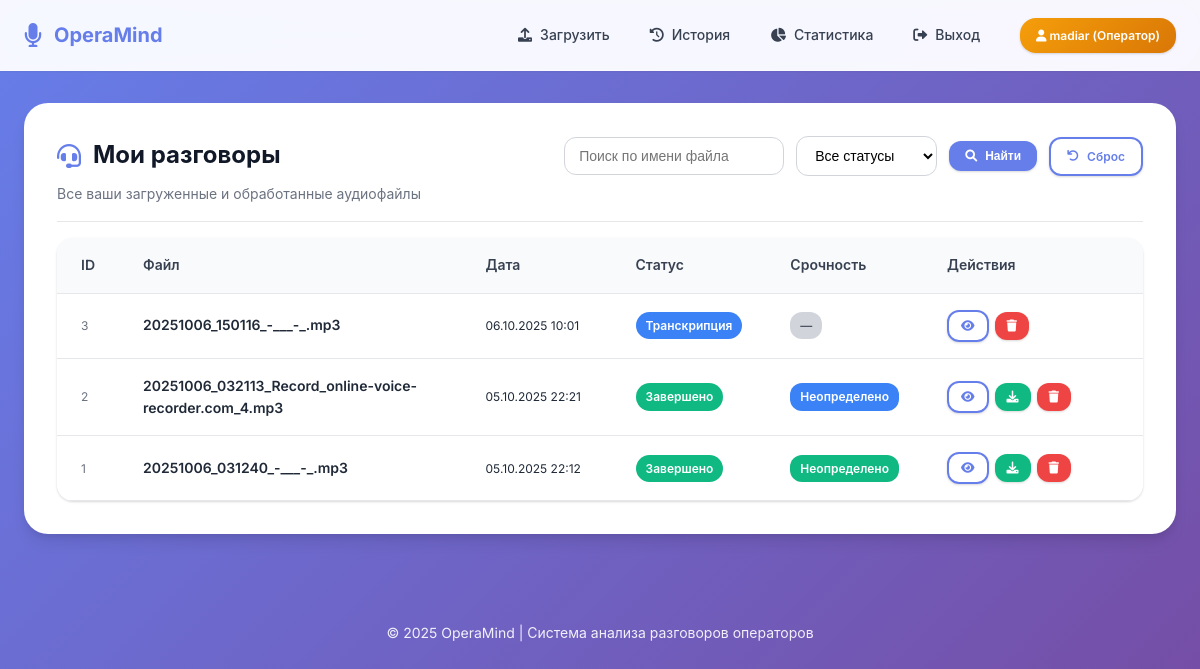
/history (signed in), run on the app's committed database.
### models.py (models this page shows, shortened)
class User(UserMixin, db.Model):
    id = db.Column(db.Integer, primary_key=True)
    username = db.Column(db.String(80), unique=True, nullable=False)
    password_hash = db.Column(db.String(200), nullable=False)
    email = db.Column(db.String(120), unique=True, nullable=True)
    created_at = db.Column(db.DateTime, default=datetime.utcnow)
    last_login = db.Column(db.DateTime)
    is_active = db.Column(db.Boolean, default=True)
    role = db.Column(db.Enum(UserRole), default=UserRole.OPERATOR, nullable=False)
    is_admin = db.Column(db.Boolean, default=False)  # Обратная совместимость
    full_name = db.Column(db.String(200))
    department = db.Column(db.String(100))
    phone = db.Column(db.String(20))
    conversations = db.relationship('Conversation', backref='user', lazy=True, cascade='all, delete-orphan')
    @property
    def is_administrator(self):
        return self.role == UserRole.ADMIN or self.is_admin
    @property
    def is_operator(self):
        return self.role == UserRole.OPERATOR
    @property
    def role_display(self):
        role_names = {
            UserRole.USER: "Пользователь",
            UserRole.OPERATOR: "Оператор",
            UserRole.ADMIN: "Администратор"
        }
        return role_names.get(self.role, "Неизвестно")

class Conversation(db.Model):
    id = db.Column(db.Integer, primary_key=True)
    filename = db.Column(db.String(255), nullable=False)
    filepath = db.Column(db.String(500), nullable=False)
    duration = db.Column(db.Integer)
    upload_date = db.Column(db.DateTime, default=datetime.utcnow)
    status = db.Column(db.String(50), default='pending')  # pending/transcribing/analyzing/completed/error
    file_size = db.Column(db.Integer)  # Размер в байтах
    mime_type = db.Column(db.String(100))
    user_id = db.Column(db.Integer, db.ForeignKey('user.id'), nullable=False)
    analysis = db.relationship('Analysis', backref='conversation', uselist=False, cascade='all, delete-orphan')
    @property
    def status_display(self):
        status_names = {
            'pending': 'Ожидает обработки',
            'transcribing': 'Транскрипция',
            'analyzing': 'Анализ',
            'completed': 'Завершено',
            'error': 'Ошибка'
        }
        return status_names.get(self.status, 'Неизвестно')

class Analysis(db.Model):
    id = db.Column(db.Integer, primary_key=True)
    conversation_id = db.Column(db.Integer, db.ForeignKey('conversation.id'), nullable=False)
    transcript = db.Column(db.Text)
    topic = db.Column(db.String(100))
    category = db.Column(db.String(50))
    sentiment = db.Column(db.String(50))
    urgency = db.Column(db.String(50))
    keywords = db.Column(db.Text)  # JSON
    summary = db.Column(db.Text)
    detailed_analysis = db.Column(db.Text)  # Подробный анализ
    operator_quality = db.Column(db.String(50))  # Оценка работы оператора
    recommendations = db.Column(db.Text)  # Рекомендации
    quality_score = db.Column(db.Float)  # Общая оценка от 0 до 10
    response_time_rating = db.Column(db.String(20))  # Быстро/Средне/Медленно
    politeness_rating = db.Column(db.String(20))  # Вежливо/Нейтрально/Грубо
    problem_solved = db.Column(db.Boolean)  # Решена ли проблема клиента
    created_at = db.Column(db.DateTime, default=datetime.utcnow)
    @property
    def urgency_display(self):
        urgency_names = {
            'low': 'Низкая',
            'medium': 'Средняя',
            'high': 'Высокая',
            'critical': 'Критическая'
        }
        return urgency_names.get(self.urgency, 'Неопределено')

### app.py (the view)
@app.route('/history')
@login_required
def history():
    page = request.args.get('page', 1, type=int)
    per_page = 25
    status_filter = request.args.get('status', '')
    search_query = request.args.get('search', '')
    query = Conversation.query.filter_by(user_id=current_user.id)
    if status_filter:
        query = query.filter_by(status=status_filter)
    if search_query:
        query = query.filter(Conversation.filename.ilike(f'%{search_query}%'))
    conversations = query.order_by(Conversation.upload_date.desc()).paginate(
        page=page, per_page=per_page, error_out=False
    )
    return render_template('history.html', conversations=conversations)

### app.py (called while the page is built)
@login_manager.user_loader
def load_user(user_id):
    return db.session.get(User, int(user_id))

### templates/history.html (shortened to what this page needs)
{% extends 'base.html' %}
{% block content %}
<div class="card" style="animation:fadeInUp .4s ease;">
    <div class="card-header" style="display:flex;justify-content:space-between;align-items:flex-start;flex-wrap:wrap;gap:var(--space-6);margin-bottom:var(--space-4);">
        <div>
            <h2 class="card-title" style="display:flex;align-items:center;gap:var(--space-3);">
                <i class="fas fa-headset" style="color:var(--primary);"></i> Мои разговоры
            </h2>
            <div class="card-subtitle">Все ваши загруженные и обработанные аудиофайлы</div>
        </div>
        <form method="get" style="display:flex;gap:var(--space-3);flex-wrap:wrap;align-items:center;">
            <input type="text" name="search" value="{{ request.args.get('search', '') }}" placeholder="Поиск по имени файла" style="padding:10px 14px;border:1px solid var(--gray-300);border-radius:var(--radius-md);font-size:var(--font-size-sm);min-width:220px;">
            <select name="status" style="padding:10px 14px;border:1px solid var(--gray-300);border-radius:var(--radius-md);font-size:var(--font-size-sm);background:var(--white);">
                <option value="">Все статусы</option>
            </select>
            <button type="submit" class="btn btn-sm"><i class="fas fa-search"></i> Найти</button>
            <a href="{{ url_for('history') }}" class="btn btn-outline btn-sm"><i class="fas fa-undo"></i> Сброс</a>
        </form>
    </div>
    {% if conversations.items %}
    <div class="table-container" style="overflow-x:auto;">
        <table class="table" id="userHistoryTable">
            <thead>
                <tr>
                    <th style="width:60px;">ID</th>
                    <th>Файл</th>
                    <th style="width:150px;">Дата</th>
                    <th style="width:130px;">Статус</th>
                    <th style="width:120px;">Срочность</th>
                    <th style="width:220px;">Действия</th>
                </tr>
            </thead>
            <tbody>
                {% for conv in conversations.items %}
                <tr>
                    <td style="font-size:var(--font-size-xs);color:var(--gray-500);">{{ conv.id }}</td>
                    <td style="font-weight:600;">{{ conv.filename }}</td>
                    <td style="font-size:var(--font-size-xs);white-space:nowrap;">{{ conv.upload_date.strftime('%d.%m.%Y %H:%M') }}</td>
                    <td><span class="status-chip status-{{ conv.status }}">{{ conv.status_display }}</span></td>
                    <td>
                        {% if conv.analysis %}
                            <span class="urgency-chip urgency-{{ conv.analysis.urgency or 'unknown' }}">{{ conv.analysis.urgency_display }}</span>
                        {% else %}
                            <span class="urgency-chip urgency-none">—</span>
                        {% endif %}
                    </td>
                    <td>
                        <div class="btn-group">
                            <a class="btn btn-sm btn-outline" href="{{ url_for('conversation_detail', conversation_id=conv.id) }}" title="Детали">
                                <i class="fas fa-eye"></i>
                            </a>
                            {% if conv.analysis %}
                            <a class="btn btn-sm btn-success" href="{{ url_for('download_report', conversation_id=conv.id) }}" title="Скачать отчёт">
                                <i class="fas fa-download"></i>
                            </a>
                            {% endif %}
                            <form method="POST" action="{{ url_for('delete_conversation', conversation_id=conv.id) }}" onsubmit="return confirm('Удалить разговор?');" style="display:inline;">
                                <button type="submit" class="btn btn-sm btn-danger" title="Удалить">
                                    <i class="fas fa-trash"></i>
                                </button>
                            </form>
                        </div>
                    </td>
                </tr>
                {% endfor %}
            </tbody>
        </table>
    </div>
    {% endif %}
</div>
{% endblock %}

### templates/base.html (shortened to what this page needs)
<!DOCTYPE html>
<html lang="ru">
<head>
    <link href="https://cdnjs.cloudflare.com/ajax/libs/font-awesome/6.0.0/css/all.min.css" rel="stylesheet">
</head>
<body>
    <nav class="navbar">
        <div class="container">
            <a href="{{ url_for('index') }}" class="logo">
                <i class="fas fa-microphone"></i>
                <span>OperaMind</span>
            </a>
            {% if current_user.is_authenticated %}
            <nav>
                <a href="{{ url_for('index') }}">
                    <i class="fas fa-upload"></i>
                    Загрузить
                </a>
                <a href="{{ url_for('history') }}">
                    <i class="fas fa-history"></i>
                    История
                </a>
                {% if not current_user.is_administrator %}
                <a href="{{ url_for('user_stats') }}">
                    <i class="fas fa-chart-pie"></i>
                    Статистика
                </a>
                {% endif %}
                <a href="{{ url_for('logout') }}">
                    <i class="fas fa-sign-out-alt"></i>
                    Выход
                </a>
                <span class="user-badge {% if current_user.is_administrator %}role-admin{% elif current_user.is_operator %}role-operator{% else %}role-user{% endif %}">
                    <i class="fas fa-user"></i>
                    {{ current_user.username }}
                    ({{ current_user.role_display }})
                </span>
            </nav>
            {% endif %}
        </div>
    </nav>
    <div class="container">
        {% block content %}{% endblock %}
    </div>
    <footer>
        <p>&copy; 2025 OperaMind | Система анализа разговоров операторов</p>
    </footer>
</body>
</html>

### templates/history.html (style rules this page uses)
.status-chip { display:inline-block; padding:4px 10px; border-radius:20px; font-size:var(--font-size-xs); font-weight:600; color:var(--white); }
.status-completed { background:var(--success); }
.status-transcribing { background:var(--info); }
.urgency-chip { display:inline-block; padding:4px 10px; border-radius:12px; font-size:var(--font-size-xs); font-weight:600; }
.urgency-низкая { background:var(--success); color:var(--white); }
.urgency-средняя { background:var(--info); color:var(--white); }
.urgency-none { background:var(--gray-300); color:var(--gray-600); }

### data on the page
User: username "madiar", role_display "Оператор"
Conversation: id "3", filename "20251006_150116_-___-_.mp3", upload_date "06.10.2025 10:01", status_display "Транскрипция"
Conversation: id "2", filename "20251006_032113_Record_online-voice-recorder.com_4.mp3", upload_date "05.10.2025 22:21", status_display "Завершено", analysis.urgency_display "Неопределено"
Conversation: id "1", filename "20251006_031240_-___-_.mp3", upload_date "05.10.2025 22:12", status_display "Завершено", analysis.urgency_display "Неопределено"
